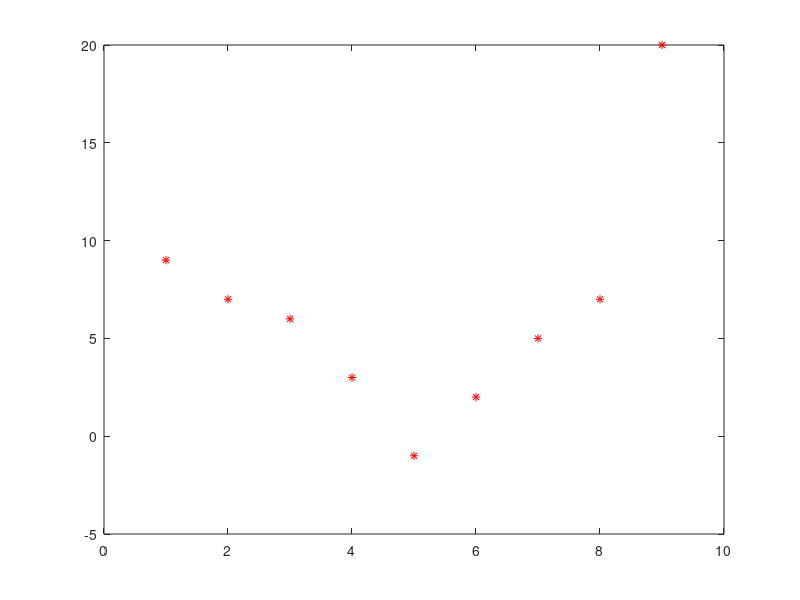

MATLAB code for this plot:
x=[1 2 3 4 5 6 7 8 9];
y=[9 7 6 3 -1 2 5 7 20];
plot(x,y,'r*')                                                                                                                  ;